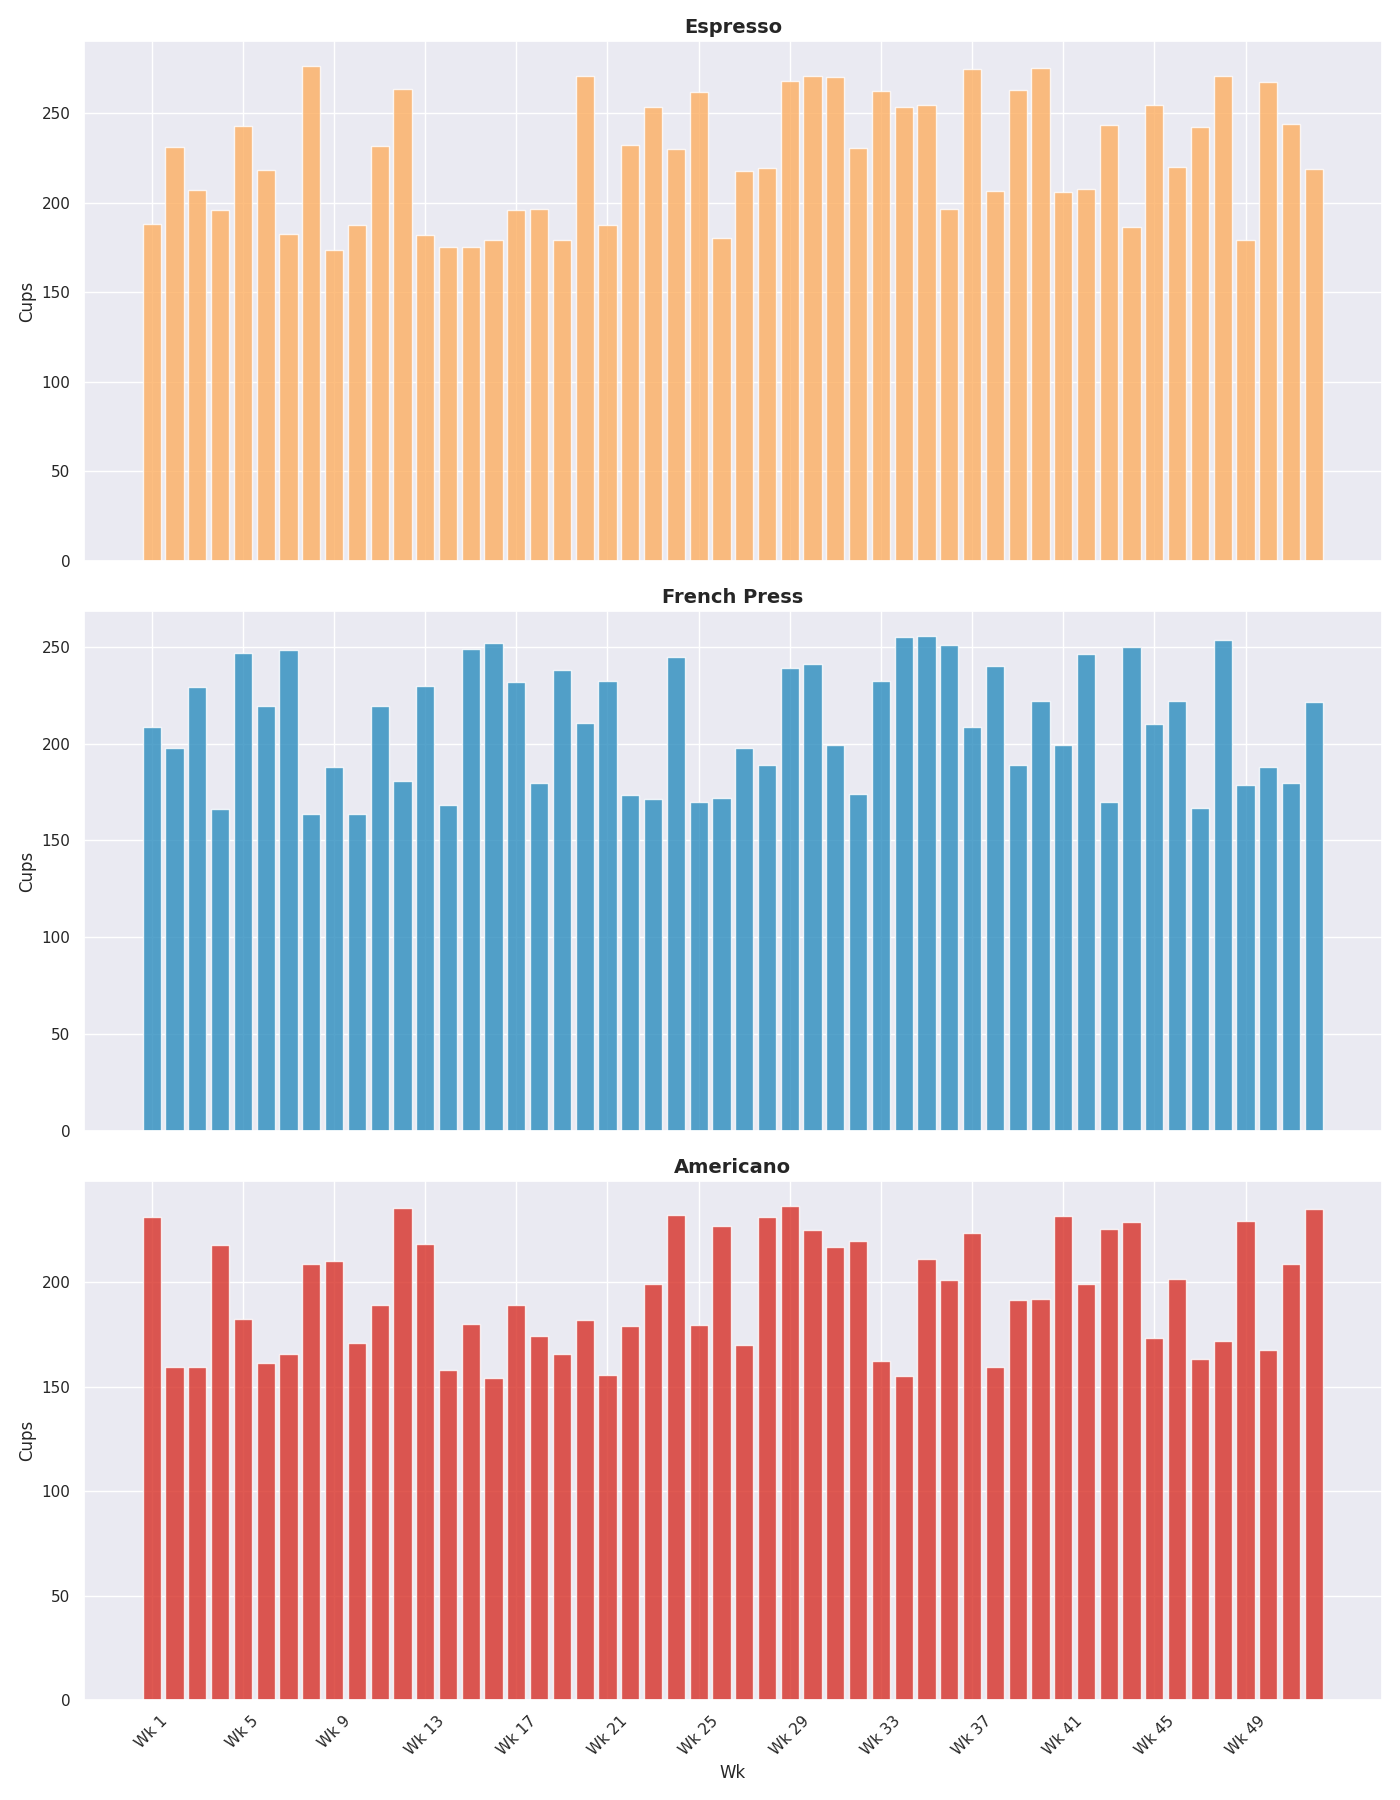

This chart was generated by the following Python code:
import matplotlib.pyplot as plt
import numpy as np

weeks = np.array(range(1, 53))

# Original data - modified step with shuffling
espresso_consumption = 220 + 50 * np.sin(np.linspace(0, 4 * np.pi, 52)) + np.linspace(0, 10, 52)
french_press_consumption = 200 + 45 * np.sin(np.linspace(0, 4 * np.pi, 52) + np.pi / 8) + np.linspace(5, 15, 52)
americano_consumption = 180 + 40 * np.sin(np.linspace(0, 4 * np.pi, 52) - np.pi / 6) + np.linspace(10, 20, 52)

# Shuffling the data within its own structure
shuffled_espresso_consumption = np.random.permutation(espresso_consumption)
shuffled_french_press_consumption = np.random.permutation(french_press_consumption)
shuffled_americano_consumption = np.random.permutation(americano_consumption)

# Sorting the data in ascending order
sorted_espresso_weeks = weeks[np.argsort(shuffled_espresso_consumption)]
sorted_espresso_consumption = np.sort(shuffled_espresso_consumption)

sorted_french_press_weeks = weeks[np.argsort(shuffled_french_press_consumption)]
sorted_french_press_consumption = np.sort(shuffled_french_press_consumption)

sorted_americano_weeks = weeks[np.argsort(shuffled_americano_consumption)]
sorted_americano_consumption = np.sort(shuffled_americano_consumption)

colors = ['#fdae61', '#2b8cbe', '#d73027']

fig, ax = plt.subplots(3, 1, figsize=(14, 18), sharex=True)

ax[0].bar(sorted_espresso_weeks, sorted_espresso_consumption, color=colors[0], alpha=0.8)
ax[0].set_title("Espresso", fontsize=14, fontweight='bold')
ax[0].set_ylabel("Cups", fontsize=12)

ax[1].bar(sorted_french_press_weeks, sorted_french_press_consumption, color=colors[1], alpha=0.8)
ax[1].set_title("French Press", fontsize=14, fontweight='bold')
ax[1].set_ylabel("Cups", fontsize=12)

ax[2].bar(sorted_americano_weeks, sorted_americano_consumption, color=colors[2], alpha=0.8)
ax[2].set_title("Americano", fontsize=14, fontweight='bold')
ax[2].set_ylabel("Cups", fontsize=12)
ax[2].set_xlabel("Wk", fontsize=12)

for a in ax:
    a.set_xticks(weeks[::4])
    a.set_xticklabels(['Wk {}'.format(i) for i in weeks[::4]], rotation=45)

plt.tight_layout()
plt.show()
